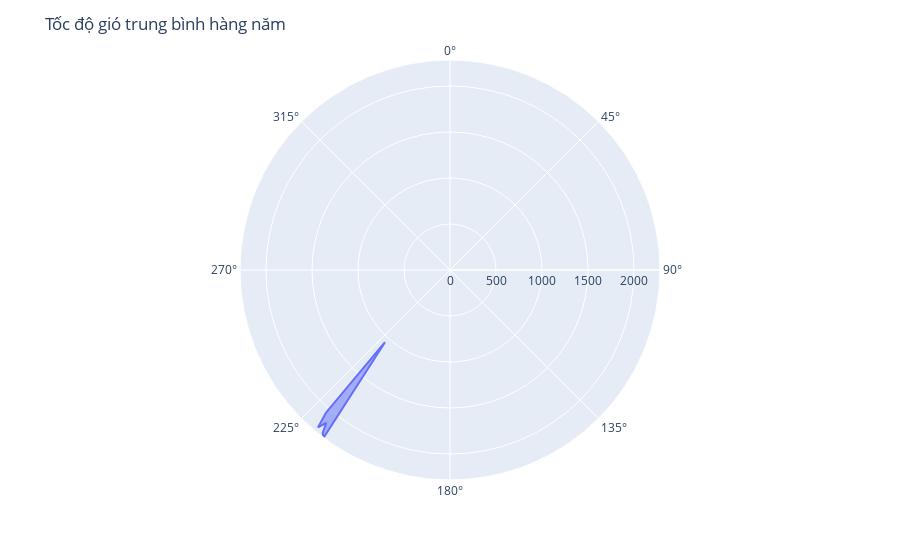

The notebook cell this image was saved under:
### Markdown cell above
Tốc độ gió trung bình

### Code cell
fig = px.line_polar(yearly, r=yearly.awnd, theta=yearly.index.year, line_close=True)
fig.update_traces(fill='toself')
fig.update_layout(title = 'Tốc độ gió trung bình hàng năm')
fig.show()

### Figure 1 — Plotly figure (JSON) as saved in the notebook; plotly's stock layout.template omitted (floating-point values rounded to 4 significant figures)
{"data": [{"fill": "toself", "hovertemplate": "awnd=%{r}<br>theta=%{theta}<extra></extra>", "legendgroup": "", "line": {"color": "#636efa", "dash": "solid"}, "marker": {"symbol": "circle"}, "mode": "lines", "name": "", "r": [2282.0, 2248.0, 2137.0, 2233.0, 2055.0, 1056.0, 2282.0], "showlegend": false, "subplot": "polar", "theta": [2017, 2018, 2019, 2020, 2021, 2022, 2017], "type": "scatterpolar"}], "layout": {"legend": {"tracegroupgap": 0}, "margin": {"t": 60}, "polar": {"angularaxis": {"direction": "clockwise", "rotation": 90}, "domain": {"x": [0, 1], "y": [0, 1]}}, "title": {"text": "Tốc độ gió trung bình hàng năm"}}}
